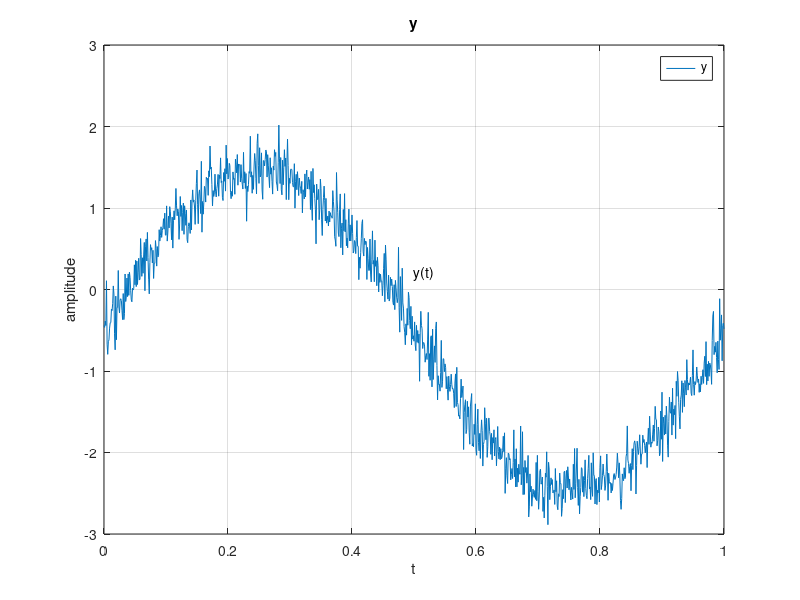

The MATLAB source for this figure:
load('p2.mat');

figure;
plot(t, y)

text(0.5, 0.2, 'y(t)');

title('y');
legend('y')
xlabel('t')
ylabel('amplitude')
grid on